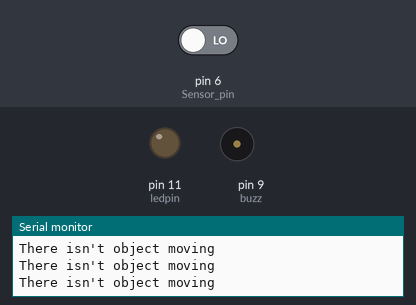
Simulated run of this sketch. Board: Arduino Uno, built with avr-gcc and run on an emulated ATmega328P. Shown: output pins drawn as LEDs (lit = HIGH), buzzer (waves = sounding, pin HIGH), the last lines printed to the serial monitor. Inputs (shaded band) come from the test bench; at power-on: pin 6 (Sensor_pin) LOW.

Above: at 2.2 s.
2.3 s: pin 6 (Sensor_pin) driven HIGH
At 3.2 s:
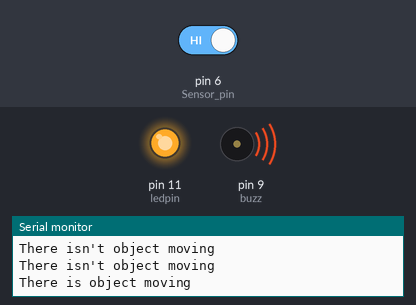
4.3 s: pin 6 (Sensor_pin) driven LOW
At 6.1 s:
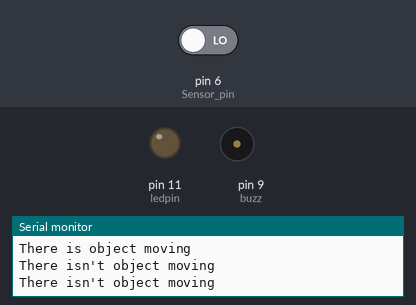
Timing chart, 0 to 7.6 s (numbered marks = the images above; inputs shaded):
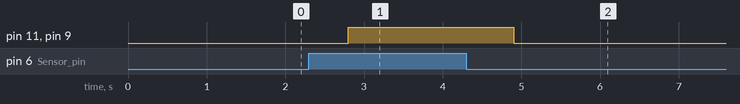

The sketch:

IR_sensor.ino
```cpp
int Sensor_pin = 6;
int ledpin = 11;
int buzz = 9;
void setup()
{
pinMode(Sensor_pin, INPUT); // Set the human infraredinterface as the input state
pinMode(ledpin, OUTPUT);
pinMode(buzz, OUTPUT);
Serial.begin(9600);
Serial.flush();
Serial.println("Ready");
}
void loop()
{
int val = digitalRead(Sensor_pin); // Define parameters to store the state read by the human infrared senso
if (val == HIGH) // Buzzer make alarm if someone is detected
{
Serial.println("There is object moving");
digitalWrite(ledpin, HIGH);
digitalWrite(buzz, HIGH);
}
else
{
Serial.println("There isn't object moving");
digitalWrite(ledpin, LOW);
digitalWrite(buzz,LOW);
}
delay(700); // Delay 700 milliseconds }
}
```

Measured:
- after the input at 2.3 s, pin 11 (ledpin), pin 9 (buzz): LOW → HIGH after 0.50 s
- after the input at 4.3 s, pin 11 (ledpin), pin 9 (buzz): HIGH → LOW after 0.60 s
